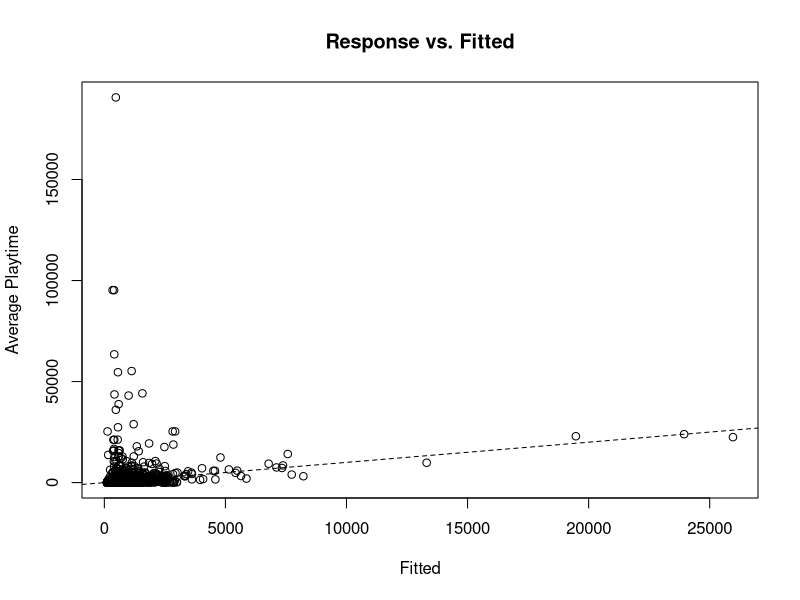
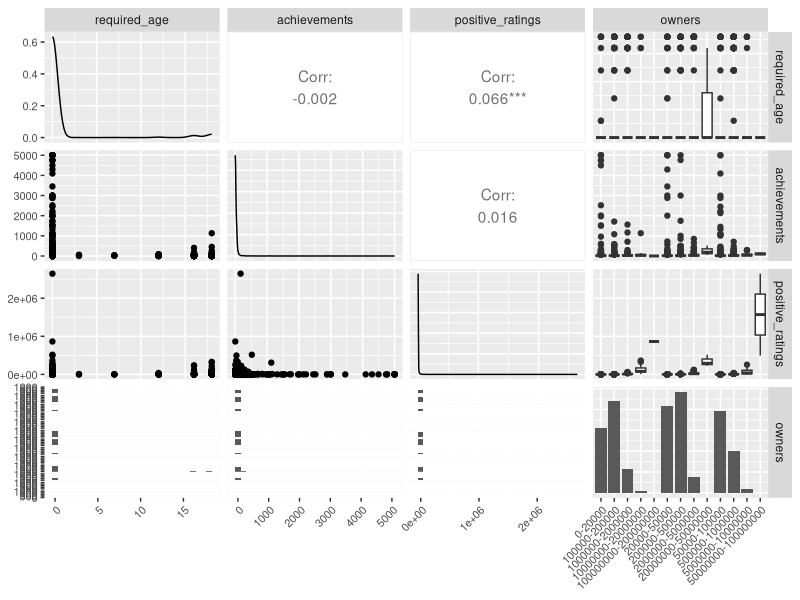
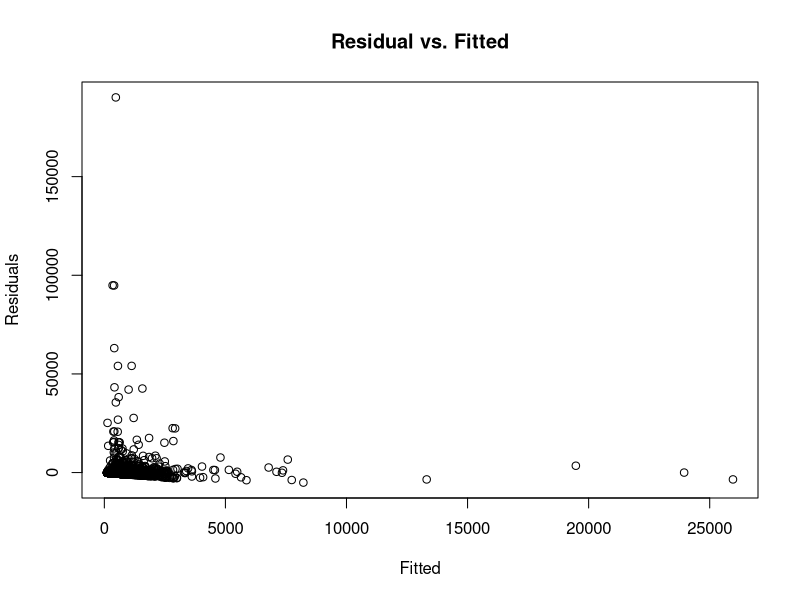
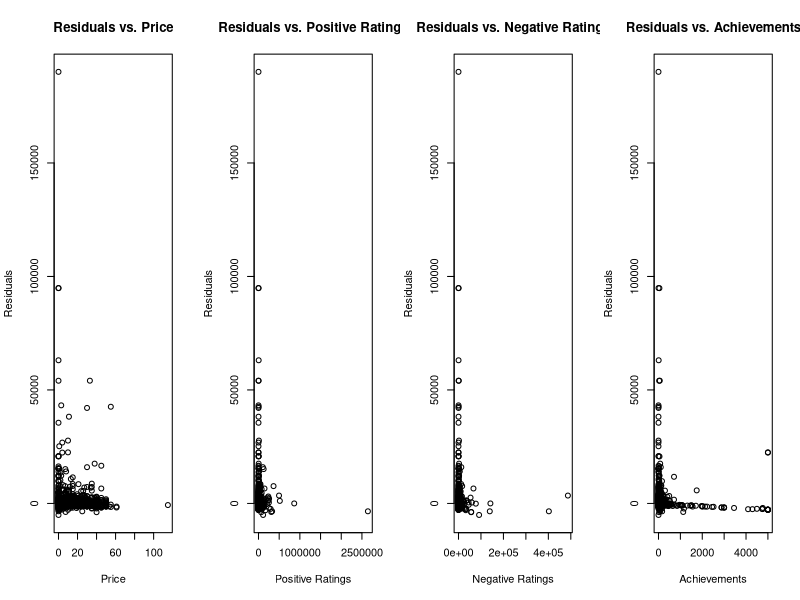
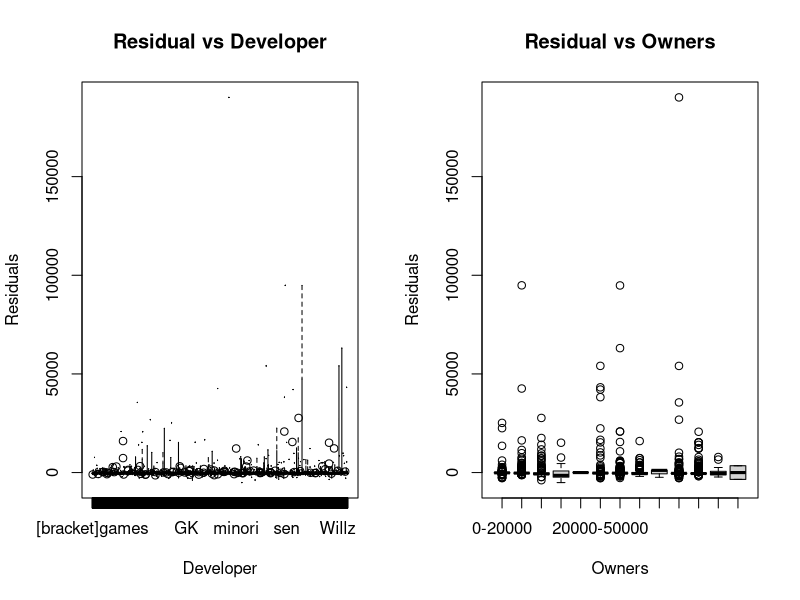
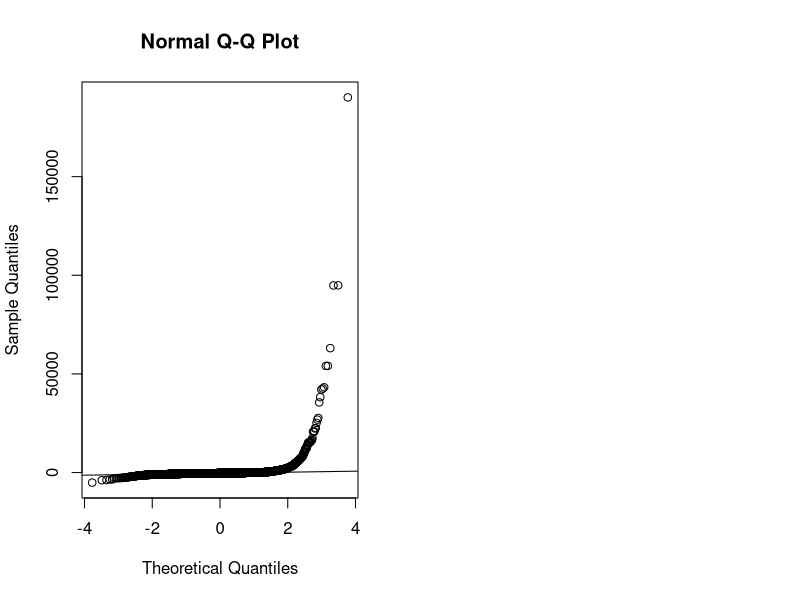
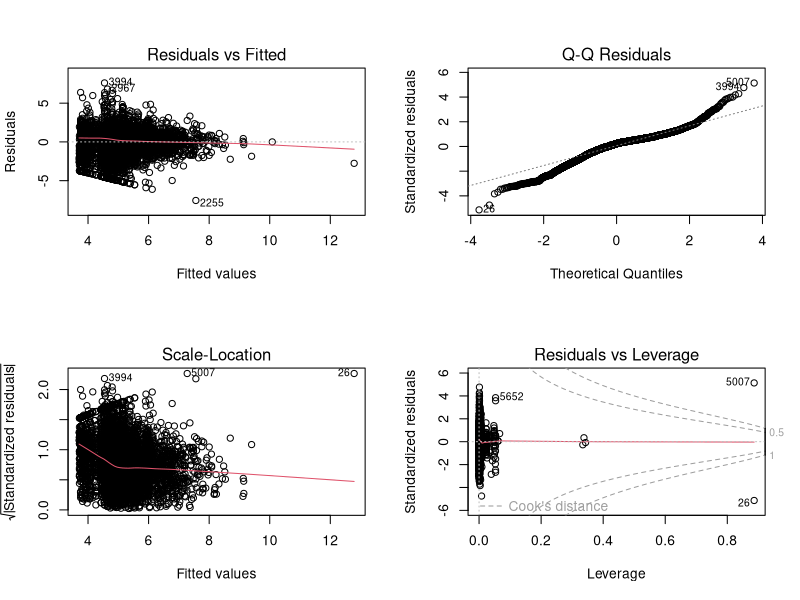

These charts were generated, in order, by the following R code:
## ---- chunk 1
#| include: false
#| warning: false
#| message: false

library(ggplot2)
library(GGally)
library(readr)
library(tibble)
library(knitr)
library(kableExtra)
library(dplyr)
data <- read.csv("../data/analysis_data/analysis_data.csv")
## ---- chunk 2
#| echo: false
#| warning: false
#| message: false
#| label: tbl-cle
#| tbl-cap: "Steam Games Data"
#| tbl-float: false

head(data, 3) %>% 
  kbl("latex") %>%
  kable_styling(latex_options = c("striped", "scale_down")) 
## ---- chunk 3
#| echo: false
#| warning: false
#| message: false
#| label: tbl-aveplaytime
#| fig-pos: "H"

summary_table <- data %>%
  summarise(
    Mean = round(mean(average_playtime, na.rm = TRUE), 2),
    Median = round(median(average_playtime, na.rm = TRUE), 2),
    Std_Dev = round(sd(average_playtime, na.rm = TRUE), 2),
    Min = round(min(average_playtime, na.rm = TRUE), 2),
    Max = round(max(average_playtime, na.rm = TRUE), 2),
  )
kable(summary_table, caption = "Summary of Average Playtime")
## ---- chunk 4
#| echo: false
#| warning: false
#| message: false
#| label: tbl-predictor

predict_summary_table <- data %>%
  summarise(
    mean_price = round(mean(price, na.rm = TRUE), 2),
    median_price = round(median(price, na.rm = TRUE), 2),
    mean_positive_ratings = round(mean(positive_ratings, na.rm = TRUE), 2),
    median_positive_ratings = round(median(positive_ratings, na.rm = TRUE), 2),
    mean_negative_ratings = round(mean(negative_ratings, na.rm = TRUE), 2),
    median_negative_ratings = round(median(negative_ratings, na.rm = TRUE), 2),
  )
kable(predict_summary_table, caption = "Summary of Predictors") %>%
kable_styling(latex_options = c("striped", "scale_down"), font_size = 6) 
## ---- chunk 5
#| echo: false
#| warning: false
#| message: false

model <- lm(average_playtime ~ price + positive_ratings + negative_ratings + achievements + owners, data=data)
## ---- chunk 6
#| echo: false
#| warning: false
#| message: false
y_hat <- fitted(model)
plot(x = y_hat, y = data$average_playtime, main = "Response vs. Fitted", xlab = "Fitted", ylab = "Average Playtime")
abline(a=0, b=1, lty=2)
## ---- chunk 7
#| echo: false
#| warning: false
#| message: false

ggpairs(data[, c(5, 6, 7, 11)]) +
  theme(axis.text.x = element_text(angle = 45, hjust = 1, size = 8),
        axis.text.y = element_text(size = 8))

## ---- chunk 8
#| echo: false
#| warning: false
#| message: false
y_value <- resid(model)
x_value <- fitted(model)

plot(x = x_value, y = y_value, main = "Residual vs. Fitted", xlab = "Fitted", ylab = "Residuals")
## ---- chunk 9
#| echo: false
#| warning: false
#| message: false
par(mfrow=c(1,4))

plot(x = data$price, y = y_value, main = "Residuals vs. Price", xlab = "Price", ylab = "Residuals")

plot(x = data$positive_ratings, y = y_value, main = "Residuals vs. Positive Ratings", xlab = "Positive Ratings", ylab = "Residuals")

plot(x = data$negative_ratings, y = y_value, main = "Residuals vs. Negative Ratings", xlab = "Negative Ratings", ylab = "Residuals")

plot(x = data$achievements, y = y_value, main = "Residuals vs. Achievements", xlab = "Achievements", ylab = "Residuals")
## ---- chunk 10
#| echo: false
#| warning: false
#| message: false
par(mfrow=c(1,2))

boxplot(y_value ~ data$developer , main="Residual vs Developer",
xlab="Developer", ylab="Residuals")

boxplot(y_value ~ data$owners , main="Residual vs Owners",
xlab="Owners", ylab="Residuals")
## ---- chunk 11
#| echo: false
#| warning: false
#| message: false
qqnorm(y_value)
qqline(y_value)
## ---- chunk 12
#| echo: false
#| warning: false
#| message: false
library(MASS)
library(caret)

# Define the Box-Cox transformation function
boxcox_transform <- function(x) {
  bc <- BoxCoxTrans(x)
  predict(bc, x)
}

# Apply the transformation to each predictor and the response
bc_average_playtime <- boxcox_transform(data$average_playtime)
bc_price <- boxcox_transform(data$price)
bc_positive_ratings <- boxcox_transform(data$positive_ratings)
bc_negative_ratings <- boxcox_transform(data$negative_ratings)
bc_achievements <- boxcox_transform(data$achievements)
## ---- chunk 13
#| echo: false
#| warning: false
#| message: false
model_transformed <- lm(bc_average_playtime ~ bc_price + bc_positive_ratings + bc_achievements+ bc_negative_ratings + owners, data=data)
## ---- chunk 14
#| echo: false
#| warning: false
#| message: false
# install.packages("car")
library(car)
vif(model_transformed)
## ---- chunk 15
#| echo: false
#| warning: false
#| message: false
reduced <- lm(bc_average_playtime ~ bc_price + bc_positive_ratings + bc_achievements + owners, data=data)
summary(reduced)
## ---- chunk 16
#| echo: false
#| warning: false
#| message: false
par(mfrow = c(2, 2))
plot(reduced)
## ---- chunk 17
#| echo: false
#| warning: false
#| message: false
step_model <- stepAIC(reduced, direction = "both")
summary(step_model)
## ---- chunk 18
#| echo: false
#| warning: false
#| message: false
anova(step_model, reduced)
# Conclude that step_model (without bc_achievements is better suited and no significant improvement to model from bc_achievements)
## ---- chunk 19
#| echo: false
#| warning: false
#| message: false
summary(step_model)
